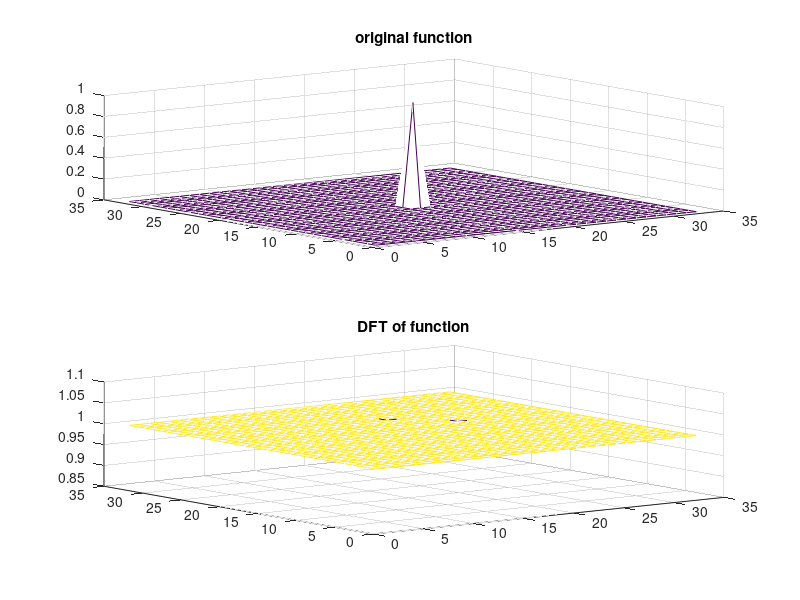

Write the MATLAB code that produced this figure.
%DFT of Delta Func

clear all
clc
close all

Nx=33;
Ny=33;

x=linspace(-0.5,0.5,Nx);
y=linspace(-0.5,0.5,Ny);

func=zeros(Nx,Ny);
func(17,17)=1;


for ikx=1:Nx
    for iky=1:Ny
        
        FUNC(ikx,iky)=0;
        
        for ix=1:Nx
            for iy=1:Ny
                
                FUNC(ikx,iky)=FUNC(ikx,iky)+func(ix,iy)*exp(-j*2*pi*( (ikx-1)*(ix-1)/Nx + (iky-1)*(iy-1)/Ny ) );
                
            end
        end
        
    end
end

subplot(2,1,1)
mesh(abs(func))
title('original function')

subplot(2,1,2)
mesh(abs(FUNC))
title('DFT of function')